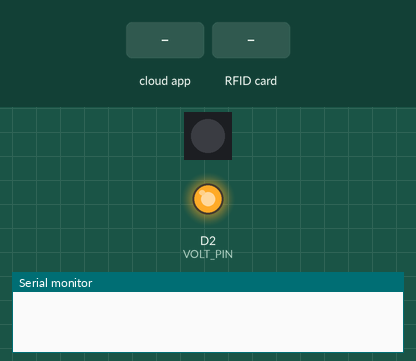
Simulated run of this program. Board: ESP8266 (NodeMCU). Parts: 1 RGB LEDs in strip order, left to right, output pins drawn as LEDs (lit = HIGH), the last lines printed to the serial monitor. The test bench sets the inputs (shaded band). Dim RGB values are drawn brighter than linear; WiFi joins after 1.5 s; servers stay silent unless stated; the strip is taken to match the declared colour order; storage starts empty.

Above: at 1.2 s.
1.3 s: the phone or cloud app sets unlock to 1
At 1.8 s:
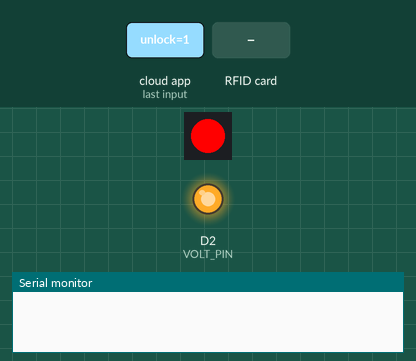
4.3 s: the phone or cloud app sets unlock to 0
At 4.55 s:
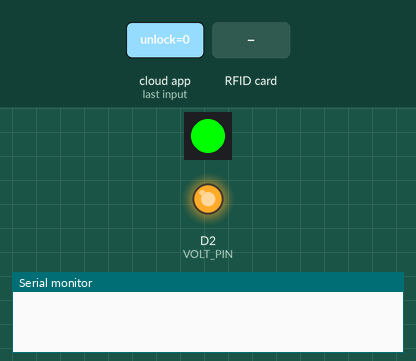
7.3 s: RFID card 5E 7A 19 C4 held to the reader
At 7.75 s:
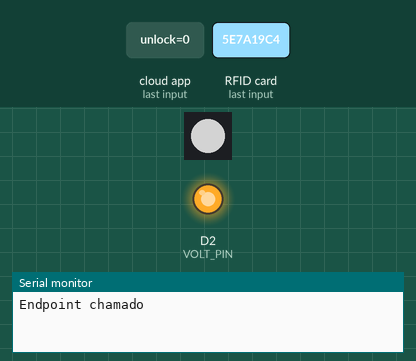
Timing chart, 0 to 16.3 s (numbered marks = the images above; inputs shaded):
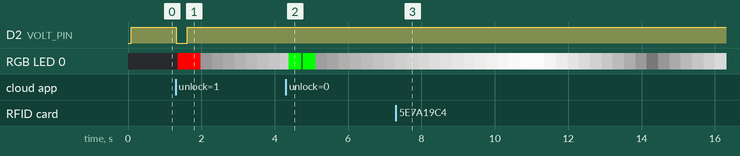

Measured:
- after the input at 1.3 s, D2 (VOLT_PIN): HIGH → LOW at once, → HIGH 0.31 s later; RGB LED 0: off → RGB(254, 0, 0) after 0.06 s, → RGB(24, 24, 24) 0.62 s later, → RGB(36, 36, 36) 0.31 s later, → RGB(48, 48, 48) 0.31 s later, … (9 changes in this stretch)

The program:

main.cpp
```cpp
#define THINGER_SERVER "172.100.100.22"

#include <Arduino.h>
#include <ESP8266WiFi.h>
#include <ThingerESP8266.h>
#include <Adafruit_NeoPixel.h>
#include <MFRC522.h>
#include <FS.h>
#include <time.h>
#include <ArduinoOTA.h>
#include <TimeLib.h>


// Credenciais do Thinger.IO
// #define USERNAME "paumito"
// #define DEVICE_ID "teste"
// #define DEVICE_CREDENTIAL "gAiu$u1wGJ9D"

#define USERNAME "SHLabs"
#define DEVICE_ID "lockcw1"
#define DEVICE_CREDENTIAL "9&12ipS&Ab26"

// Informações do WiFi
#define SSID_STA "soholabs"
#define SSID_PASSWORD "s0h0l@b5"

// Pinos no ESP
#define VOLT_PIN  D2 // D0 16 (5v)

// Thinger.IO
ThingerESP8266 thing(USERNAME, DEVICE_ID, DEVICE_CREDENTIAL);

//NeoPixel
Adafruit_NeoPixel statusLed = Adafruit_NeoPixel(1, D9, NEO_RGB);

// Flags
bool Status;

// Variáveis RFID
const int rfidss = 15;
const int rfidgain = 112;
String uid;

// Create MFRC522 RFID instance
MFRC522 mfrc522 = MFRC522();

String ledMode;
int ledCounter = 0;
int ledLimit;
int ledTimer;
int ledDirection = 1;

uint doorTimer = 0;

String Log;
uint32_t minutes;

/*------------------------------Rotinas LED----------------------------------*/
void ledController(){
 if (ledMode == "pulse-white"){
     if (ledCounter > 253)
       ledDirection = -2;
     if (ledCounter < 2)
       ledDirection = 2;
     statusLed.setPixelColor(0, statusLed.Color(ledCounter,ledCounter,ledCounter));
     statusLed.show();
     ledCounter += ledDirection;
   }

 if (ledMode == "pulse-blue"){
   if (ledCounter > 253)
     ledDirection = -2;
   if (ledCounter < 2)
     ledDirection = 2;
   statusLed.setPixelColor(0, statusLed.Color(0,0,ledCounter));
   statusLed.show();
   ledCounter += ledDirection;
 }

 if (ledMode == "white"){
   statusLed.setPixelColor(0, statusLed.Color(254,254,254));
   statusLed.show();
 }

 if (ledMode == "red"){
   statusLed.setPixelColor(0, statusLed.Color(0,254,0));
   statusLed.show();
 }

 if (ledMode == "blink-green"){
   if (ledCounter < 20){
     if (ledCounter % 5 == 0)
       statusLed.setPixelColor(0, statusLed.Color(0,0,0));
     else
       statusLed.setPixelColor(0, statusLed.Color(254,0,0));
     statusLed.show();
     ledCounter++;
   }
   else{
     if (Status == true)
       ledMode = "pulse-white";
     else
       ledMode = "pulse-blue";
   }
 }

   if (ledMode == "blink-red"){
     if (ledCounter < 20){
       if (ledCounter % 5 == 0)
         statusLed.setPixelColor(0, statusLed.Color(0,0,0));
       else
         statusLed.setPixelColor(0, statusLed.Color(0,254,0));
       statusLed.show();
       ledCounter++;
     }
     else{
       if (Status == true)
         ledMode = "pulse-white";
       else
         ledMode = "pulse-blue";
     }
   }
   if (ledMode == "blink-yellow"){
     if (ledCounter < 20){
       if (ledCounter % 5 == 0)
         statusLed.setPixelColor(0, statusLed.Color(0,0,0));
       else
         statusLed.setPixelColor(0, statusLed.Color(254,254,0));
       statusLed.show();
       ledCounter++;
     }
     else{
       if (Status == true)
         ledMode = "pulse-white";
       else
         ledMode = "pulse-blue";
     }
   }
 }

void toggleWiFiStatus(){
 ledCounter = 0;
 ledMode = "blink-yellow";
}

/*------------------------------Rotinas RFID----------------------------------*/

void setupRFID(int rfidss, int rfidgain) {
 SPI.begin();                                                                  // Inicializa o protocolo SPI para o MFRC522
 mfrc522.PCD_Init(rfidss, UINT8_MAX);                                          // Inicializa MFRC522 Hardware
 mfrc522.PCD_SetAntennaGain(rfidgain);                                         // Seta o ganho da antena
}

bool tagReader(){
 if (mfrc522.PICC_IsNewCardPresent() && mfrc522.PICC_ReadCardSerial()) {
   mfrc522.PICC_HaltA();

   // There are Mifare PICCs which have 4 byte or 7 byte UID
   // Get PICC's UID and store on a variable
   uid = "";
   for (int i = 0; i < mfrc522.uid.size; ++i) {
           uid += String(mfrc522.uid.uidByte[i], HEX);
   }
   return true;
 }else{
   mfrc522.PICC_HaltA();
   return false;
 }
}

/*----------------------------Modos de operação-------------------------------*/
void notification(){
  Log = "";
  Log += "Time: ";
  Log += 5*(minutes++);
}


void onlineMode(){
  if (tagReader())
    thing.stream(thing["tag"]);
}

void openDoor(){
 doorTimer = millis()+300;
 digitalWrite(VOLT_PIN, LOW);
}

void closeDoor(){
 if (doorTimer != 0)
   if (millis() > doorTimer){
     digitalWrite(VOLT_PIN, HIGH);
     doorTimer = 0;
   }
}

void setup() {
 Serial.begin(115200);
 statusLed.begin();

 // inicializa RFID
 setupRFID(rfidss, rfidgain);

 // Inicializa SPIFFS
 SPIFFS.begin();
 File INIT;                                                                      // Arquivo de verificação na inicialização.
 if(!SPIFFS.exists("/data.csv")){                                              // Verifica se o arquivo já existe.
   INIT = SPIFFS.open("/data.csv", "w");                                       // Caso não exista, cria-se o arquivo.
   if(!INIT)
     Serial.println("Error 1");                                                // ERROR 1 = Falha ao abrir arquivo.
   INIT.close();
 }

 // seta pinos
 pinMode(VOLT_PIN, OUTPUT);
 digitalWrite(VOLT_PIN, HIGH);

 thing.add_wifi(SSID_STA, SSID_PASSWORD);

 thing["unlock"] << [](pson& in){
   int number = in;
   if (number == 0){
     ledCounter = 0;
     ledMode = "blink-red";
   }
   else if (number == 1){
     openDoor();
     ledCounter = 0;
     ledMode = "blink-green";
   }
   else if (number == 2){
     ledCounter = 0;
     ledMode = "blink-yellow";
   }
 };

 thing["tag"] >> [](pson& out){
   out = uid;
 };

 thing["notification"] >> [](pson& out){
  out = Log;
 };

 // set OTA hostname
 const char *hostname = "lock";
 ArduinoOTA.setHostname(hostname);

 // set OTA port
 ArduinoOTA.setPort(8266);

 // set a basic OTA password
 ArduinoOTA.setPassword("s0h0l@b5");

 ArduinoOTA.onStart([]() {
 String type;
 if (ArduinoOTA.getCommand() == U_FLASH) {
   type = "sketch";
 } else { // U_SPIFFS
   type = "filesystem";
 }

 // NOTE: if updating SPIFFS this would be the place to unmount SPIFFS using SPIFFS.end()
 Serial.println("Start updating " + type);
});

 // show progress while upgrading flash
 ArduinoOTA.onProgress([](unsigned int progress, unsigned int total) {
     Serial.printf("Progress: %u%%\r", (progress / (total / 100)));
 });

 ArduinoOTA.onEnd([]() {
   Serial.println("\nEnd");
 });

 ArduinoOTA.onError([](ota_error_t error) {
   Serial.printf("Error[%u]: ", error);
   if (error == OTA_AUTH_ERROR) {
     Serial.println("Auth Failed");
   } else if (error == OTA_BEGIN_ERROR) {
     Serial.println("Begin Failed");
   } else if (error == OTA_CONNECT_ERROR) {
     Serial.println("Connect Failed");
   } else if (error == OTA_RECEIVE_ERROR) {
     Serial.println("Receive Failed");
   } else if (error == OTA_END_ERROR) {
     Serial.println("End Failed");
   }
 });
 // init arduino OTA
 ArduinoOTA.begin();
}

void loop() {
 thing.handle();
 ArduinoOTA.handle();
 onlineMode();
 ledController();
 closeDoor();
 if ((WiFi.status() == WL_CONNECTED) && !(WiFi.localIP() == INADDR_NONE)){
   Status = true;
 }
 else Status = false;

 if (uid != ""){
   pson data;
   data["lock_id"] = DEVICE_ID;
   data["rfid_uid"] = uid;
   thing.call_endpoint("device_post", data);
   Serial.println("Endpoint chamado");
   uid = "";
 }

}
```
